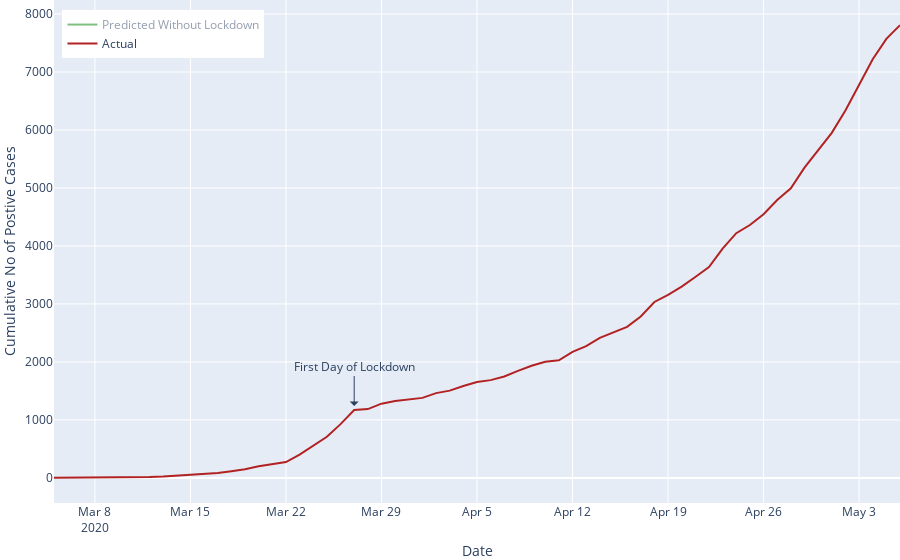

The notebook cell this image was saved under:
### Code cell
fig_daily_cum_confirm = go.Figure(layout = dict(xaxis_title="Date",
                                                yaxis_title="Cumulative No of Postive Cases",
                                                legend=dict(x=0.01, y=.98), xaxis=dict(fixedrange=True),
                                                yaxis=dict(fixedrange=True), hovermode='x'))

# Predict
fig_daily_cum_confirm.add_trace(go.Scatter(x=daily_cumulative_predict['date'], 
                                        y=daily_cumulative_predict['cumulative_cases'], hoverinfo='x+y', 
                                        mode='lines', 
                                        marker=dict(color='green'), visible = 'legendonly')) 
                                        # , name='Predicted'

# Actual
fig_daily_cum_confirm.add_trace(go.Scatter(x=daily_cumulative_confirmed['date'], 
                                           y=daily_cumulative_confirmed['cumulative_cases'], 
                                           hoverinfo='x+y', mode='lines', 
                                           marker=dict(color='firebrick'))) 

fig_daily_cum_confirm.update_layout(
    margin=empty_margin_dict,
    annotations=[
        dict(
            x=pd.to_datetime('2020-03-27', format='%Y/%m/%d'),
            y=1170,
            xref="x",
            yref="y",
            text="First Day of Lockdown",
            showarrow=True,
            arrowsize=1.5,
            arrowhead=1,
            yshift=4,
            ax=0,
            ay=-40
        )
    ],
)

fig_daily_cum_confirm.data[0].name = "Predicted Without Lockdown"
fig_daily_cum_confirm.data[1].name = "Actual"


fig_daily_cum_confirm.data[0].hovertemplate = '%{y}<extra></extra>'
fig_daily_cum_confirm.data[1].hovertemplate = '%{y}<extra></extra>'
fig_daily_cum_confirm.show(config = dict(displayModeBar=False))

### Figure 1 — Plotly figure (JSON) as saved in the notebook; plotly's stock layout.template omitted (floating-point values rounded to 4 significant figures)
{"data": [{"hoverinfo": "x+y", "hovertemplate": "%{y}<extra></extra>", "marker": {"color": "green"}, "mode": "lines", "name": "Predicted Without Lockdown", "type": "scatter", "visible": "legendonly", "x": ["2020-03-05T00:00:00", "2020-03-07T00:00:00", "2020-03-08T00:00:00", "2020-03-09T00:00:00", "2020-03-11T00:00:00", "2020-03-12T00:00:00", "2020-03-13T00:00:00", "2020-03-14T00:00:00", "2020-03-15T00:00:00", "2020-03-16T00:00:00", "2020-03-17T00:00:00", "2020-03-18T00:00:00", "2020-03-19T00:00:00", "2020-03-20T00:00:00", "2020-03-21T00:00:00", "2020-03-22T00:00:00", "2020-03-23T00:00:00", "2020-03-24T00:00:00", "2020-03-25T00:00:00", "2020-03-26T00:00:00", "2020-03-27T00:00:00", "2020-03-28T00:00:00", "2020-03-29T00:00:00", "2020-03-30T00:00:00", "2020-03-31T00:00:00", "2020-04-01T00:00:00", "2020-04-02T00:00:00", "2020-04-03T00:00:00", "2020-04-04T00:00:00", "2020-04-05T00:00:00", "2020-04-06T00:00:00", "2020-04-07T00:00:00", "2020-04-08T00:00:00", "2020-04-09T00:00:00", "2020-04-10T00:00:00", "2020-04-11T00:00:00", "2020-04-12T00:00:00", "2020-04-13T00:00:00", "2020-04-14T00:00:00", "2020-04-15T00:00:00", "2020-04-16T00:00:00", "2020-04-17T00:00:00", "2020-04-18T00:00:00", "2020-04-19T00:00:00", "2020-04-20T00:00:00", "2020-04-21T00:00:00", "2020-04-22T00:00:00", "2020-04-23T00:00:00", "2020-04-24T00:00:00", "2020-04-25T00:00:00", "2020-04-26T00:00:00", "2020-04-27T00:00:00", "2020-04-28T00:00:00", "2020-04-29T00:00:00", "2020-04-30T00:00:00", "2020-05-01T00:00:00", "2020-05-02T00:00:00", "2020-05-03T00:00:00"], "y": [3, 5, 7, 9, 16, 21, 27, 36, 47, 62, 81, 106, 139, 182, 239, 314, 411, 539, 707, 927, 1216, 1594, 2091, 2742, 3595, 4715, 6182, 8107, 10631, 13942, 18282, 23974, 31439, 41227, 54063, 70896, 92969, 121915, 159873, 209649, 274924, 360521, 472768, 619964, 812989, 1066112, 1398044, 1833324, 2404127, 3152648, 4134221, 5421405, 7109352, 9322839, 12225493, 16031883, 21023388, 27568991]}, {"hoverinfo": "x+y", "hovertemplate": "%{y}<extra></extra>", "marker": {"color": "firebrick"}, "mode": "lines", "name": "Actual", "type": "scatter", "x": ["2020-03-05T00:00:00", "2020-03-07T00:00:00", "2020-03-08T00:00:00", "2020-03-09T00:00:00", "2020-03-11T00:00:00", "2020-03-12T00:00:00", "2020-03-13T00:00:00", "2020-03-14T00:00:00", "2020-03-15T00:00:00", "2020-03-16T00:00:00", "2020-03-17T00:00:00", "2020-03-18T00:00:00", "2020-03-19T00:00:00", "2020-03-20T00:00:00", "2020-03-21T00:00:00", "2020-03-22T00:00:00", "2020-03-23T00:00:00", "2020-03-24T00:00:00", "2020-03-25T00:00:00", "2020-03-26T00:00:00", "2020-03-27T00:00:00", "2020-03-28T00:00:00", "2020-03-29T00:00:00", "2020-03-30T00:00:00", "2020-03-31T00:00:00", "2020-04-01T00:00:00", "2020-04-02T00:00:00", "2020-04-03T00:00:00", "2020-04-04T00:00:00", "2020-04-05T00:00:00", "2020-04-06T00:00:00", "2020-04-07T00:00:00", "2020-04-08T00:00:00", "2020-04-09T00:00:00", "2020-04-10T00:00:00", "2020-04-11T00:00:00", "2020-04-12T00:00:00", "2020-04-13T00:00:00", "2020-04-14T00:00:00", "2020-04-15T00:00:00", "2020-04-16T00:00:00", "2020-04-17T00:00:00", "2020-04-18T00:00:00", "2020-04-19T00:00:00", "2020-04-20T00:00:00", "2020-04-21T00:00:00", "2020-04-22T00:00:00", "2020-04-23T00:00:00", "2020-04-24T00:00:00", "2020-04-25T00:00:00", "2020-04-26T00:00:00", "2020-04-27T00:00:00", "2020-04-28T00:00:00", "2020-04-29T00:00:00", "2020-04-30T00:00:00", "2020-05-01T00:00:00", "2020-05-02T00:00:00", "2020-05-03T00:00:00", "2020-05-04T00:00:00", "2020-05-05T00:00:00", "2020-05-06T00:00:00"], "y": [1, 2, 3, 7, 13, 16, 24, 38, 51, 62, 85, 116, 150, 202, 240, 274, 402, 554, 709, 927, 1170, 1187, 1280, 1326, 1353, 1380, 1462, 1505, 1585, 1655, 1686, 1749, 1845, 1934, 2003, 2028, 2173, 2272, 2415, 2506, 2605, 2783, 3034, 3158, 3300, 3465, 3635, 3953, 4220, 4361, 4546, 4793, 4996, 5350, 5647, 5951, 6336, 6783, 7220, 7572, 7808]}], "layout": {"annotations": [{"arrowhead": 1, "arrowsize": 1.5, "ax": 0, "ay": -40, "showarrow": true, "text": "First Day of Lockdown", "x": "2020-03-27T00:00:00", "xref": "x", "y": 1170, "yref": "y", "yshift": 4}], "hovermode": "x", "legend": {"x": 0.01, "y": 0.98}, "margin": {"b": 0, "l": 0, "r": 0, "t": 0}, "xaxis": {"fixedrange": true, "title": {"text": "Date"}}, "yaxis": {"fixedrange": true, "title": {"text": "Cumulative No of Postive Cases"}}}}
